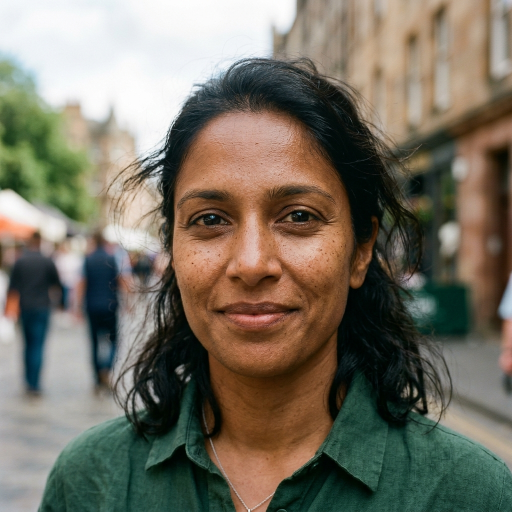
#> input picture assets/test_authentic.jpg, 1024 x 1024 px (shown at 1/2 size)
$ python -i frequency_forensics.py   (imports and definitions only)   (older library calls are emulated)
#> lines starting #> are read from the running program, lines starting #| are printed output that depends on the picture
"""
Frequency-Domain Forensic Analysis Module
Implements 2D Fast Fourier Transform (FFT), Azimuthal Spectral Profiling,
and Discrete Cosine Transform (DCT) to expose generative upsampling artifacts.
"""

from typing import Dict, Any, Tuple
import numpy as np
import cv2

class FrequencyForensicAnalyzer:
    """
    Examines frequency domain anomalies, periodic checkerboard artifacts,
    and high-frequency spectral discrepancies characteristic of GANs and Diffusion models.
    """

    def __init__(self, size: int = 256):
        self.size = size

    def _azimuthal_average(self, image: np.ndarray) -> np.ndarray:
        """
        Calculate the azimuthally averaged radial profile of a 2D image.
        Returns the 1D power distribution from DC (center) to Nyquist (edge).
        """
        h, w = image.shape
        y, x = np.indices((h, w))
        center = (w // 2, h // 2)
        r = np.hypot(x - center[0], y - center[1]).astype(int)

        # Calculate sum and count for each radius bin
        max_r = int(min(w, h) / 2)
        nr = np.bincount(r.ravel())
        tbin = np.bincount(r.ravel(), image.ravel())

        # Avoid zero division
        radial_profile = tbin / np.maximum(nr, 1)
        return radial_profile[:max_r]

    def analyze(self, image: np.ndarray) -> Dict[str, Any]:
        """
        Performs full frequency domain forensic evaluation on an image or face crop.

        Args:
            image: RGB image as numpy array (H, W, 3) or Grayscale (H, W)

        Returns:
            Dictionary with spectral metrics, anomaly scores, and visual spectrums.
        """
        if len(image.shape) == 3:
            gray = cv2.cvtColor(image, cv2.COLOR_RGB2GRAY)
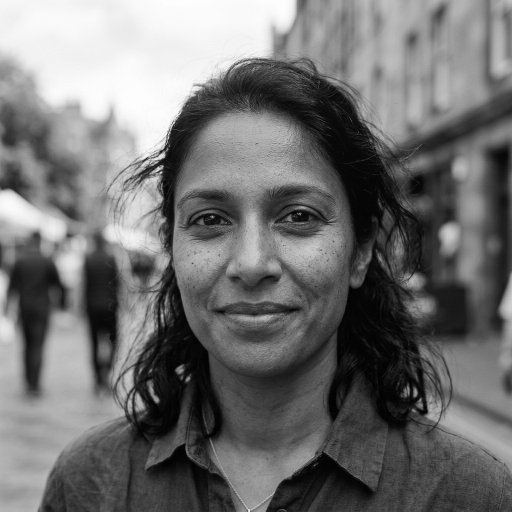
#> gray: shape (1024, 1024) (shown at 1/2 size); min 1, max 255, mean 112
        else:
            gray = image.copy()

        # Resize to fixed square for uniform frequency binning
        gray_resized = cv2.resize(gray, (self.size, self.size)).astype(np.float32)
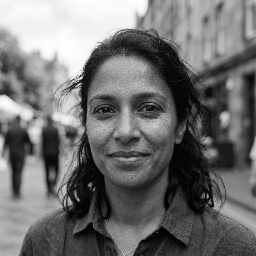
#> gray_resized: shape (256, 256) float32; min 1, max 254, mean 112.1

        # Apply Hanning window to reduce spectral leakage from image borders
        win = np.hanning(self.size)[:, None] * np.hanning(self.size)[None, :]
        windowed = gray_resized * win
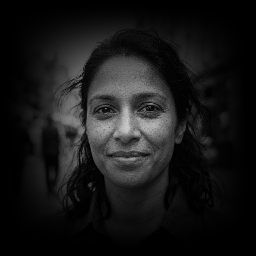
#> windowed: shape (256, 256) float64; min 0, max 202.9, mean 23.6

        # 2D Fast Fourier Transform
        f_transform = np.fft.fft2(windowed)
        f_shift = np.fft.fftshift(f_transform)
        magnitude_spectrum = np.abs(f_shift)
        log_spectrum = np.log1p(magnitude_spectrum)
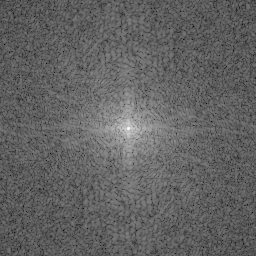
#> log_spectrum: shape (256, 256) float64; min 2.11, max 14.25, mean 6.82; drawn with min black and max white

        # Normalize log spectrum to [0, 255] for visualization
        spec_min, spec_max = log_spectrum.min(), log_spectrum.max()
#> spec_min = 2.11; spec_max = 14.25
        norm_spectrum = ((log_spectrum - spec_min) / (spec_max - spec_min + 1e-8) * 255).astype(np.uint8)
        color_spectrum = cv2.applyColorMap(norm_spectrum, cv2.COLORMAP_INFERNO)
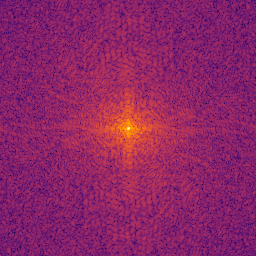
#> color_spectrum: shape (256, 256, 3); mean B, G, R 101.8, 36.4, 141.2
        color_spectrum = cv2.cvtColor(color_spectrum, cv2.COLOR_BGR2RGB)

        # Calculate 1D Azimuthal Radial Profile
        radial_profile = self._azimuthal_average(log_spectrum)
#> in _azimuthal_average, `tbin = np.bincount(r.ravel(), image.ravel())`: tbin = 182 values, max 5344.3 at index 123, min 4.88 at index 181, mean 2454.8
#> in _azimuthal_average, `radial_profile = tbin / np.maximum(nr, 1)`: radial_profile = 182 values, max 14.25 at index 0, min 4.88 at index 181, mean 7.21
#> radial_profile = 128 values, max 14.25 at index 0, min 6.4 at index 125, mean 7.64
        r_len = len(radial_profile)
#> r_len = 128

        # Frequency domain features:
        # 1. High Frequency Energy Ratio (HFER)
        low_band = radial_profile[: int(r_len * 0.25)]
#> low_band = 32 values, max 14.25 at index 0, min 8.12 at index 29, mean 9.64
        mid_band = radial_profile[int(r_len * 0.25) : int(r_len * 0.65)]
#> mid_band = 51 values, max 8.16 at index 0, min 6.77 at index 47, mean 7.29
        high_band = radial_profile[int(r_len * 0.65) :]
#> high_band = 45 values, max 6.88 at index 1, min 6.4 at index 42, mean 6.61

        low_energy = np.mean(low_band) if len(low_band) > 0 else 1.0
#> low_energy = 9.64
        mid_energy = np.mean(mid_band) if len(mid_band) > 0 else 1.0
#> mid_energy = 7.29
        high_energy = np.mean(high_band) if len(high_band) > 0 else 0.1
#> high_energy = 6.61

        hfer = float(high_energy / (low_energy + 1e-6))
#> hfer = 0.686
        mid_drop = float(mid_energy / (low_energy + 1e-6))
#> mid_drop = 0.756

        # 2. Check for periodic grid peaks (common in StyleGAN upsamplers)
        # Detrend radial profile to spot high-frequency spikes
        diffs = np.abs(np.diff(radial_profile))
#> diffs = 127 values, max 2.08 at index 1, min 0.00106 at index 42, mean 0.0939
        spectral_jitter = float(np.std(diffs))
#> spectral_jitter = 0.206

        # 3. High-pass Laplacian energy
        laplacian = cv2.Laplacian(gray_resized, cv2.CV_32F)
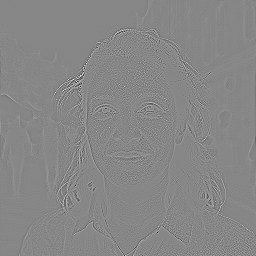
#> laplacian: shape (256, 256) float32; min -523, max 464, mean 0; drawn with min black and max white
        high_pass_variance = float(np.var(laplacian))
#> high_pass_variance = 1114.2

        # SOTA generative models either over-smooth (diffusion) or have checkerboard spikes (GANs)
        # We compute a calibrated synthetic likelihood based on spectral curvature
        # Typical natural image 1/f decay curvature has smooth logarithmic slope
        x_axis = np.arange(1, r_len + 1)
#> x_axis = 128 values from 1 to 128
        slope, intercept = np.polyfit(np.log(x_axis[1:]), radial_profile[1:], 1)
#> slope = -1.46; intercept = 13.28
        residual_err = float(np.mean((radial_profile[1:] - (slope * np.log(x_axis[1:]) + intercept)) ** 2))
#> residual_err = 0.0308

        # Combine into frequency anomaly score [0.0 (natural) to 1.0 (synthetic)]
        # Natural images have high negative slope (~ -1.0 to -2.0) and low residual error
        anomaly_score = 0.0
        if slope > -0.65:  # Unnatural flat spectral roll-off (excess high-freq noise)
            anomaly_score += 0.40
        if residual_err > 0.45:  # Discontinuous spikes
            anomaly_score += 0.35
        if spectral_jitter > 0.30:  # High frequency oscillation
            anomaly_score += 0.25

        anomaly_score = float(np.clip(anomaly_score, 0.05, 0.95))

        return {
            "frequency_score": anomaly_score,
            "hfer": round(hfer, 4),
            "spectral_slope": round(float(slope), 4),
            "spectral_residual": round(residual_err, 4),
            "spectral_jitter": round(spectral_jitter, 4),
            "high_pass_variance": round(high_pass_variance, 2),
            "radial_profile": radial_profile.tolist(),
            "spectrum_image": color_spectrum
        }

>>> import cv2
>>> picture = cv2.cvtColor(cv2.imread('../assets/test_authentic.jpg'), cv2.COLOR_BGR2RGB)
>>> result = FrequencyForensicAnalyzer().analyze(picture)
#> result = 8 items

$ run again, on assets/test_synthetic.jpg
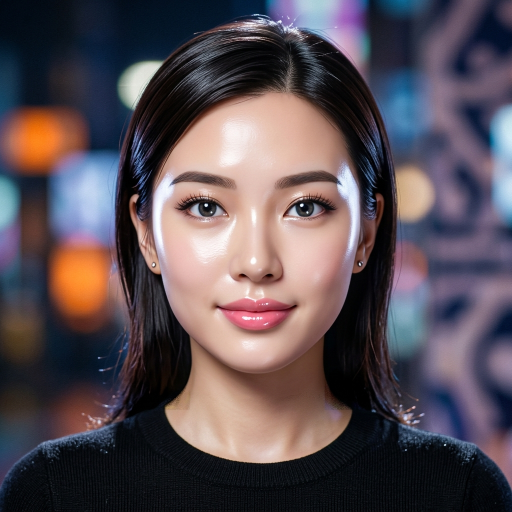
#> input picture assets/test_synthetic.jpg, 1024 x 1024 px (shown at 1/2 size)
#> spec_min = 1.58; spec_max = 14.5
#> in analyze, `color_spectrum = cv2.applyColorMap(norm_spectrum, cv2.COLORMAP_INFERNO)`:
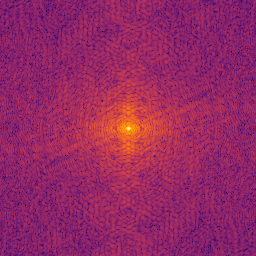
#> color_spectrum: shape (256, 256, 3); mean B, G, R 99.6, 39.6, 149.2
#> tbin = 182 values, max 5366.5 at index 123, min 7.29 at index 181, mean 2466.2
#> in _azimuthal_average, `radial_profile = tbin / np.maximum(nr, 1)`: radial_profile = 182 values, max 14.5 at index 0, min 5.85 at index 169, mean 7.29
#> in analyze, `radial_profile = self._azimuthal_average(log_spectrum)`: radial_profile = 128 values, max 14.5 at index 0, min 6.44 at index 117, mean 7.72
#> r_len = 128
#> low_band = 32 values, max 14.5 at index 0, min 8.17 at index 31, mean 9.83
#> mid_band = 51 values, max 8.22 at index 0, min 6.86 at index 50, mean 7.36
#> high_band = 45 values, max 6.83 at index 3, min 6.44 at index 34, mean 6.62
#> low_energy = 9.83
#> mid_energy = 7.36
#> high_energy = 6.62
#> hfer = 0.674
#> mid_drop = 0.749
#> diffs = 127 values, max 1.8 at index 1, min 0.000373 at index 86, mean 0.102
#> spectral_jitter = 0.193
#> in analyze, `laplacian = cv2.Laplacian(gray_resized, cv2.CV_32F)`:
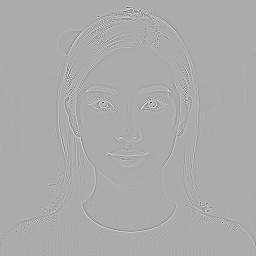
#> laplacian: shape (256, 256) float32; min -872, max 420, mean 0; drawn with min black and max white
#> high_pass_variance = 1290
#> slope = -1.54; intercept = 13.71
#> residual_err = 0.0325
#> result = 8 items
